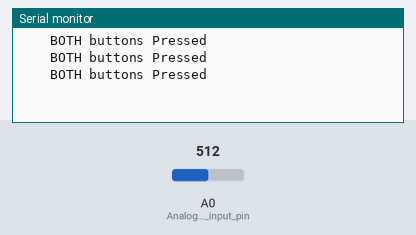
A sketch run on a simulated Arduino Uno, built with avr-gcc and run on an emulated ATmega328P. Shown: the last lines printed to the serial monitor. Inputs (shaded band) come from the test bench; at power-on: A0 (Analogue_input_pin) = 512.

Above: at 1.3 s.
1.4 s: A0 (Analogue_input_pin) set to 528
2.9 s: A0 (Analogue_input_pin) set to 556
At 3.4 s:
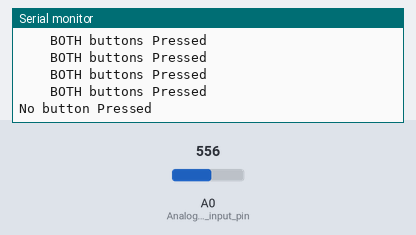
5.0 s: A0 (Analogue_input_pin) set to 627
At 5.4 s:
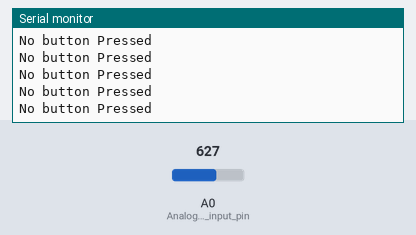
6.5 s: A0 (Analogue_input_pin) set to 652
At 6.9 s:
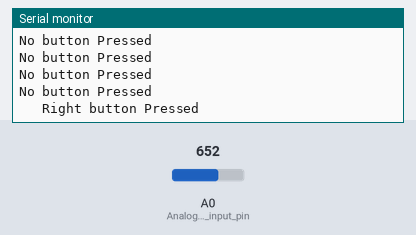

Measured:
- the behaviour switches between 539 and 540 on A0 (Analogue_input_pin) (found by bisection; images 0 and 1)
- the behaviour switches between 640 and 641 on A0 (Analogue_input_pin) (found by bisection; images 2 and 3)
- after the input at 2.9 s, the serial monitor: prints a new line after 0.10 s (image 1)
- after the input at 6.5 s, the serial monitor: prints a new line at once (image 3)

The sketch:

Simultaneous_Button_push.ino
```cpp
// Arduino_simultaneous_button_push.ino

// Using Analogue Input to return values from resitors conected to more tnan one switch. Values returned by resistor voltage divider type simple circuit

// Buttons, switches may be pressed at the same time i.e. Simultaneous Button push, or separtly

// Buttons presseed Analogue Input

// I am using a CNC Shield 3 on a Arduino  Uno.

// CNC Shield 3.3 Volts, even 5 V pins supply only 3.3 Volts

int Analogue_input_pin = A0;  // A0 Analogue pin of the Arduino is connected with the Abort pin of the CNC shield.

int Analogue_value_returned = 0;

bool button_pressed_state;

void setup() {
  Serial.begin(115200);  // Standard is 9600 Serial Monitor display

  pinMode(Analogue_input_pin, INPUT);
}

//////////////////////////////////////////////////////////////////////////////////////////////////////////////////////////////////////////
//////////////////////////////////////////////////////////////////////////////////////////////////////////////////////////////////////////

void loop() {
  // Read the value from the sensor:  values returned by resistor voltage devider.  Using resistors to return different values between one each button and both buttons presses range for Analogue reading. Strictly, its range is from 0 to 1023.

  button_pressed_state = false;  // Reset button pressed state pin

  // Ref: https://jumbleat.com/en/2016/08/17/reduce_fluctuations/
  Analogue_value_returned = analogRead(Analogue_input_pin);

  if (Analogue_value_returned > 480 && Analogue_value_returned < 540) {
    Serial.println("    BOTH buttons Pressed");
    button_pressed_state = true;
  }

  if (Analogue_value_returned > 320 && Analogue_value_returned < 360) {
    Serial.println("    Left button Pressed");
    button_pressed_state = true;
  }

  if (Analogue_value_returned > 640 && Analogue_value_returned < 720) {
    Serial.println("   Right button Pressed");
    button_pressed_state = true;
  }

  if (!button_pressed_state) {

    Serial.println("No button Pressed");
  }

  Serial.println();
  Serial.println();

  delay(500);
}
```
